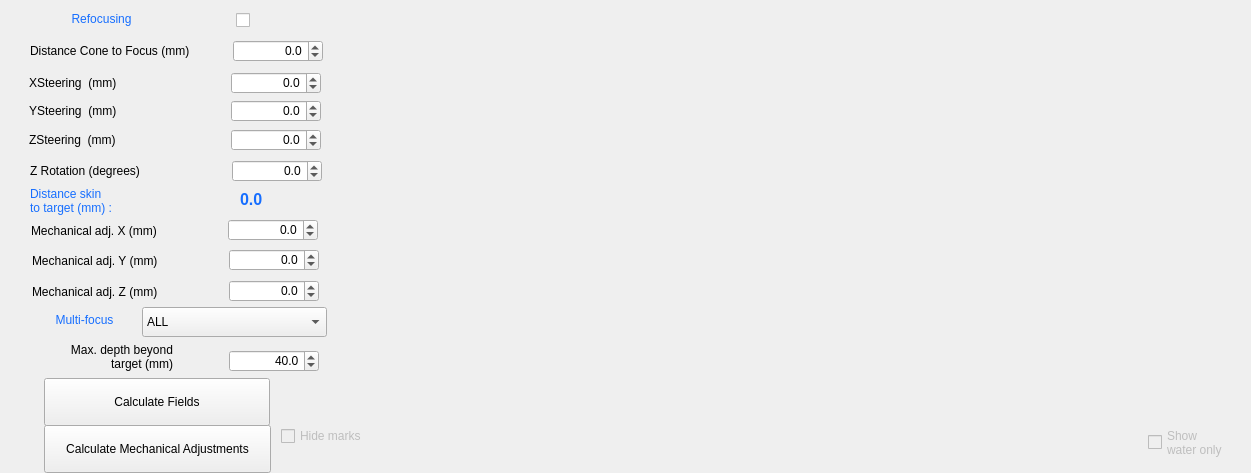
<?xml version="1.0" encoding="UTF-8"?>
<ui version="4.0">
 <class>Widget</class>
 <widget class="QWidget" name="Widget">
  <property name="geometry">
   <rect>
    <x>0</x>
    <y>0</y>
    <width>1251</width>
    <height>473</height>
   </rect>
  </property>
  <property name="windowTitle">
   <string>Widget</string>
  </property>
  <property name="styleSheet">
   <string notr="true"/>
  </property>
  <widget class="QLabel" name="label_20">
   <property name="geometry">
    <rect>
     <x>31</x>
     <y>221</y>
     <width>143</width>
     <height>20</height>
    </rect>
   </property>
   <property name="text">
    <string>Mechanical adj. X (mm)</string>
   </property>
  </widget>
  <widget class="QDoubleSpinBox" name="ZSteeringSpinBox">
   <property name="geometry">
    <rect>
     <x>231</x>
     <y>129</y>
     <width>90</width>
     <height>22</height>
    </rect>
   </property>
   <property name="alignment">
    <set>Qt::AlignRight|Qt::AlignTrailing|Qt::AlignVCenter</set>
   </property>
   <property name="decimals">
    <number>1</number>
   </property>
   <property name="minimum">
    <double>-5.000000000000000</double>
   </property>
   <property name="maximum">
    <double>5.000000000000000</double>
   </property>
   <property name="singleStep">
    <double>0.100000000000000</double>
   </property>
   <property name="value">
    <double>0.000000000000000</double>
   </property>
  </widget>
  <widget class="QLabel" name="label_19">
   <property name="geometry">
    <rect>
     <x>29</x>
     <y>130</y>
     <width>143</width>
     <height>20</height>
    </rect>
   </property>
   <property name="text">
    <string>ZSteering  (mm)</string>
   </property>
  </widget>
  <widget class="QLabel" name="DistanceSkinLabel">
   <property name="geometry">
    <rect>
     <x>240</x>
     <y>184</y>
     <width>76</width>
     <height>31</height>
    </rect>
   </property>
   <property name="font">
    <font>
     <pointsize>12</pointsize>
     <bold>true</bold>
    </font>
   </property>
   <property name="styleSheet">
    <string notr="true">color:rgb(22, 110, 255)</string>
   </property>
   <property name="text">
    <string>0.0</string>
   </property>
   <property name="textInteractionFlags">
    <set>Qt::LinksAccessibleByMouse|Qt::TextSelectableByMouse</set>
   </property>
  </widget>
  <widget class="QLabel" name="label_21">
   <property name="geometry">
    <rect>
     <x>30</x>
     <y>185</y>
     <width>150</width>
     <height>31</height>
    </rect>
   </property>
   <property name="styleSheet">
    <string notr="true">color:rgb(22, 110, 255)</string>
   </property>
   <property name="text">
    <string>Distance skin
to target (mm) :</string>
   </property>
   <property name="indent">
    <number>0</number>
   </property>
  </widget>
  <widget class="QDoubleSpinBox" name="XMechanicSpinBox">
   <property name="geometry">
    <rect>
     <x>228</x>
     <y>219</y>
     <width>90</width>
     <height>22</height>
    </rect>
   </property>
   <property name="alignment">
    <set>Qt::AlignRight|Qt::AlignTrailing|Qt::AlignVCenter</set>
   </property>
   <property name="decimals">
    <number>1</number>
   </property>
   <property name="minimum">
    <double>-10.000000000000000</double>
   </property>
   <property name="maximum">
    <double>10.000000000000000</double>
   </property>
   <property name="singleStep">
    <double>0.100000000000000</double>
   </property>
   <property name="value">
    <double>0.000000000000000</double>
   </property>
  </widget>
  <widget class="QLabel" name="label_23">
   <property name="geometry">
    <rect>
     <x>32</x>
     <y>251</y>
     <width>143</width>
     <height>20</height>
    </rect>
   </property>
   <property name="text">
    <string>Mechanical adj. Y (mm)</string>
   </property>
  </widget>
  <widget class="QDoubleSpinBox" name="YMechanicSpinBox">
   <property name="geometry">
    <rect>
     <x>229</x>
     <y>249</y>
     <width>90</width>
     <height>22</height>
    </rect>
   </property>
   <property name="alignment">
    <set>Qt::AlignRight|Qt::AlignTrailing|Qt::AlignVCenter</set>
   </property>
   <property name="decimals">
    <number>1</number>
   </property>
   <property name="minimum">
    <double>-10.000000000000000</double>
   </property>
   <property name="maximum">
    <double>10.000000000000000</double>
   </property>
   <property name="singleStep">
    <double>0.100000000000000</double>
   </property>
   <property name="value">
    <double>0.000000000000000</double>
   </property>
  </widget>
  <widget class="QWidget" name="AcField_plot1" native="true">
   <property name="geometry">
    <rect>
     <x>343</x>
     <y>30</y>
     <width>868</width>
     <height>381</height>
    </rect>
   </property>
  </widget>
  <widget class="QLabel" name="ZMechaniclabel">
   <property name="geometry">
    <rect>
     <x>32</x>
     <y>282</y>
     <width>143</width>
     <height>20</height>
    </rect>
   </property>
   <property name="text">
    <string>Mechanical adj. Z (mm)</string>
   </property>
  </widget>
  <widget class="QDoubleSpinBox" name="ZMechanicSpinBox">
   <property name="geometry">
    <rect>
     <x>229</x>
     <y>280</y>
     <width>90</width>
     <height>22</height>
    </rect>
   </property>
   <property name="alignment">
    <set>Qt::AlignRight|Qt::AlignTrailing|Qt::AlignVCenter</set>
   </property>
   <property name="decimals">
    <number>1</number>
   </property>
   <property name="minimum">
    <double>-90.000000000000000</double>
   </property>
   <property name="maximum">
    <double>90.000000000000000</double>
   </property>
   <property name="singleStep">
    <double>0.100000000000000</double>
   </property>
   <property name="value">
    <double>0.000000000000000</double>
   </property>
  </widget>
  <widget class="QCheckBox" name="RefocusingcheckBox">
   <property name="geometry">
    <rect>
     <x>223</x>
     <y>10</y>
     <width>27</width>
     <height>20</height>
    </rect>
   </property>
   <property name="font">
    <font>
     <pointsize>18</pointsize>
    </font>
   </property>
   <property name="layoutDirection">
    <enum>Qt::RightToLeft</enum>
   </property>
   <property name="text">
    <string/>
   </property>
  </widget>
  <widget class="QLabel" name="label_22">
   <property name="geometry">
    <rect>
     <x>30</x>
     <y>9</y>
     <width>143</width>
     <height>20</height>
    </rect>
   </property>
   <property name="styleSheet">
    <string notr="true">color:rgb(22, 110, 255)</string>
   </property>
   <property name="text">
    <string>Refocusing</string>
   </property>
   <property name="alignment">
    <set>Qt::AlignCenter</set>
   </property>
  </widget>
  <widget class="QDoubleSpinBox" name="DistanceConeToFocusSpinBox">
   <property name="geometry">
    <rect>
     <x>233</x>
     <y>40</y>
     <width>90</width>
     <height>22</height>
    </rect>
   </property>
   <property name="alignment">
    <set>Qt::AlignRight|Qt::AlignTrailing|Qt::AlignVCenter</set>
   </property>
   <property name="decimals">
    <number>1</number>
   </property>
   <property name="minimum">
    <double>-5.000000000000000</double>
   </property>
   <property name="maximum">
    <double>5.000000000000000</double>
   </property>
   <property name="singleStep">
    <double>0.100000000000000</double>
   </property>
   <property name="value">
    <double>0.000000000000000</double>
   </property>
  </widget>
  <widget class="QLabel" name="label_25">
   <property name="geometry">
    <rect>
     <x>30</x>
     <y>41</y>
     <width>191</width>
     <height>20</height>
    </rect>
   </property>
   <property name="text">
    <string>Distance Cone to Focus (mm)</string>
   </property>
  </widget>
  <widget class="QLabel" name="label_26">
   <property name="geometry">
    <rect>
     <x>30</x>
     <y>161</y>
     <width>143</width>
     <height>20</height>
    </rect>
   </property>
   <property name="text">
    <string>Z Rotation (degrees)</string>
   </property>
  </widget>
  <widget class="QDoubleSpinBox" name="ZRotationSpinBox">
   <property name="geometry">
    <rect>
     <x>232</x>
     <y>160</y>
     <width>90</width>
     <height>22</height>
    </rect>
   </property>
   <property name="alignment">
    <set>Qt::AlignRight|Qt::AlignTrailing|Qt::AlignVCenter</set>
   </property>
   <property name="decimals">
    <number>1</number>
   </property>
   <property name="minimum">
    <double>-180.000000000000000</double>
   </property>
   <property name="maximum">
    <double>180.000000000000000</double>
   </property>
   <property name="singleStep">
    <double>5.000000000000000</double>
   </property>
   <property name="value">
    <double>0.000000000000000</double>
   </property>
  </widget>
  <widget class="QLabel" name="label_27">
   <property name="geometry">
    <rect>
     <x>20</x>
     <y>342</y>
     <width>153</width>
     <height>30</height>
    </rect>
   </property>
   <property name="text">
    <string>Max. depth beyond
target (mm)</string>
   </property>
   <property name="alignment">
    <set>Qt::AlignRight|Qt::AlignTrailing|Qt::AlignVCenter</set>
   </property>
  </widget>
  <widget class="QDoubleSpinBox" name="MaxDepthSpinBox">
   <property name="geometry">
    <rect>
     <x>229</x>
     <y>350</y>
     <width>90</width>
     <height>22</height>
    </rect>
   </property>
   <property name="alignment">
    <set>Qt::AlignRight|Qt::AlignTrailing|Qt::AlignVCenter</set>
   </property>
   <property name="decimals">
    <number>1</number>
   </property>
   <property name="minimum">
    <double>20.000000000000000</double>
   </property>
   <property name="maximum">
    <double>100.000000000000000</double>
   </property>
   <property name="singleStep">
    <double>1.000000000000000</double>
   </property>
   <property name="value">
    <double>40.000000000000000</double>
   </property>
  </widget>
  <widget class="QWidget" name="IsppaScrollBars" native="true">
   <property name="geometry">
    <rect>
     <x>405</x>
     <y>410</y>
     <width>730</width>
     <height>61</height>
    </rect>
   </property>
  </widget>
  <widget class="QCheckBox" name="ShowWaterResultscheckBox">
   <property name="enabled">
    <bool>false</bool>
   </property>
   <property name="geometry">
    <rect>
     <x>1148</x>
     <y>417</y>
     <width>93</width>
     <height>51</height>
    </rect>
   </property>
   <property name="text">
    <string>Show
water only</string>
   </property>
  </widget>
  <widget class="QCheckBox" name="HideMarkscheckBox">
   <property name="enabled">
    <bool>false</bool>
   </property>
   <property name="geometry">
    <rect>
     <x>281</x>
     <y>422</y>
     <width>97</width>
     <height>28</height>
    </rect>
   </property>
   <property name="text">
    <string>Hide marks</string>
   </property>
  </widget>
  <widget class="QLabel" name="MultifocusLabel">
   <property name="geometry">
    <rect>
     <x>13</x>
     <y>310</y>
     <width>143</width>
     <height>20</height>
    </rect>
   </property>
   <property name="styleSheet">
    <string notr="true">color:rgb(22, 110, 255)</string>
   </property>
   <property name="text">
    <string>Multi-focus</string>
   </property>
   <property name="alignment">
    <set>Qt::AlignCenter</set>
   </property>
  </widget>
  <widget class="QComboBox" name="SelCombinationDropDown">
   <property name="geometry">
    <rect>
     <x>142</x>
     <y>307</y>
     <width>185</width>
     <height>30</height>
    </rect>
   </property>
   <item>
    <property name="text">
     <string>ALL</string>
    </property>
   </item>
  </widget>
  <widget class="QDoubleSpinBox" name="YSteeringSpinBox">
   <property name="geometry">
    <rect>
     <x>231</x>
     <y>100</y>
     <width>90</width>
     <height>22</height>
    </rect>
   </property>
   <property name="alignment">
    <set>Qt::AlignRight|Qt::AlignTrailing|Qt::AlignVCenter</set>
   </property>
   <property name="decimals">
    <number>1</number>
   </property>
   <property name="minimum">
    <double>-5.000000000000000</double>
   </property>
   <property name="maximum">
    <double>5.000000000000000</double>
   </property>
   <property name="singleStep">
    <double>0.100000000000000</double>
   </property>
   <property name="value">
    <double>0.000000000000000</double>
   </property>
  </widget>
  <widget class="QLabel" name="label_28">
   <property name="geometry">
    <rect>
     <x>29</x>
     <y>101</y>
     <width>143</width>
     <height>20</height>
    </rect>
   </property>
   <property name="text">
    <string>YSteering  (mm)</string>
   </property>
  </widget>
  <widget class="QLabel" name="label_29">
   <property name="geometry">
    <rect>
     <x>29</x>
     <y>73</y>
     <width>143</width>
     <height>20</height>
    </rect>
   </property>
   <property name="text">
    <string>XSteering  (mm)</string>
   </property>
  </widget>
  <widget class="QDoubleSpinBox" name="XSteeringSpinBox">
   <property name="geometry">
    <rect>
     <x>231</x>
     <y>72</y>
     <width>90</width>
     <height>22</height>
    </rect>
   </property>
   <property name="alignment">
    <set>Qt::AlignRight|Qt::AlignTrailing|Qt::AlignVCenter</set>
   </property>
   <property name="decimals">
    <number>1</number>
   </property>
   <property name="minimum">
    <double>-5.000000000000000</double>
   </property>
   <property name="maximum">
    <double>5.000000000000000</double>
   </property>
   <property name="singleStep">
    <double>0.100000000000000</double>
   </property>
   <property name="value">
    <double>0.000000000000000</double>
   </property>
  </widget>
  <widget class="QPushButton" name="CalculateMechAdj">
   <property name="geometry">
    <rect>
     <x>44</x>
     <y>425</y>
     <width>227</width>
     <height>48</height>
    </rect>
   </property>
   <property name="autoFillBackground">
    <bool>false</bool>
   </property>
   <property name="styleSheet">
    <string notr="true"/>
   </property>
   <property name="text">
    <string>Calculate Mechanical Adjustments</string>
   </property>
  </widget>
  <widget class="QPushButton" name="CalculateAcField">
   <property name="geometry">
    <rect>
     <x>44</x>
     <y>378</y>
     <width>226</width>
     <height>48</height>
    </rect>
   </property>
   <property name="autoFillBackground">
    <bool>false</bool>
   </property>
   <property name="styleSheet">
    <string notr="true"/>
   </property>
   <property name="text">
    <string>Calculate Fields</string>
   </property>
  </widget>
 </widget>
 <tabstops>
  <tabstop>DistanceConeToFocusSpinBox</tabstop>
  <tabstop>XSteeringSpinBox</tabstop>
  <tabstop>YSteeringSpinBox</tabstop>
  <tabstop>ZSteeringSpinBox</tabstop>
  <tabstop>ZRotationSpinBox</tabstop>
  <tabstop>XMechanicSpinBox</tabstop>
  <tabstop>YMechanicSpinBox</tabstop>
  <tabstop>ZMechanicSpinBox</tabstop>
  <tabstop>SelCombinationDropDown</tabstop>
  <tabstop>MaxDepthSpinBox</tabstop>
  <tabstop>ShowWaterResultscheckBox</tabstop>
  <tabstop>RefocusingcheckBox</tabstop>
  <tabstop>HideMarkscheckBox</tabstop>
 </tabstops>
 <resources/>
 <connections/>
</ui>
